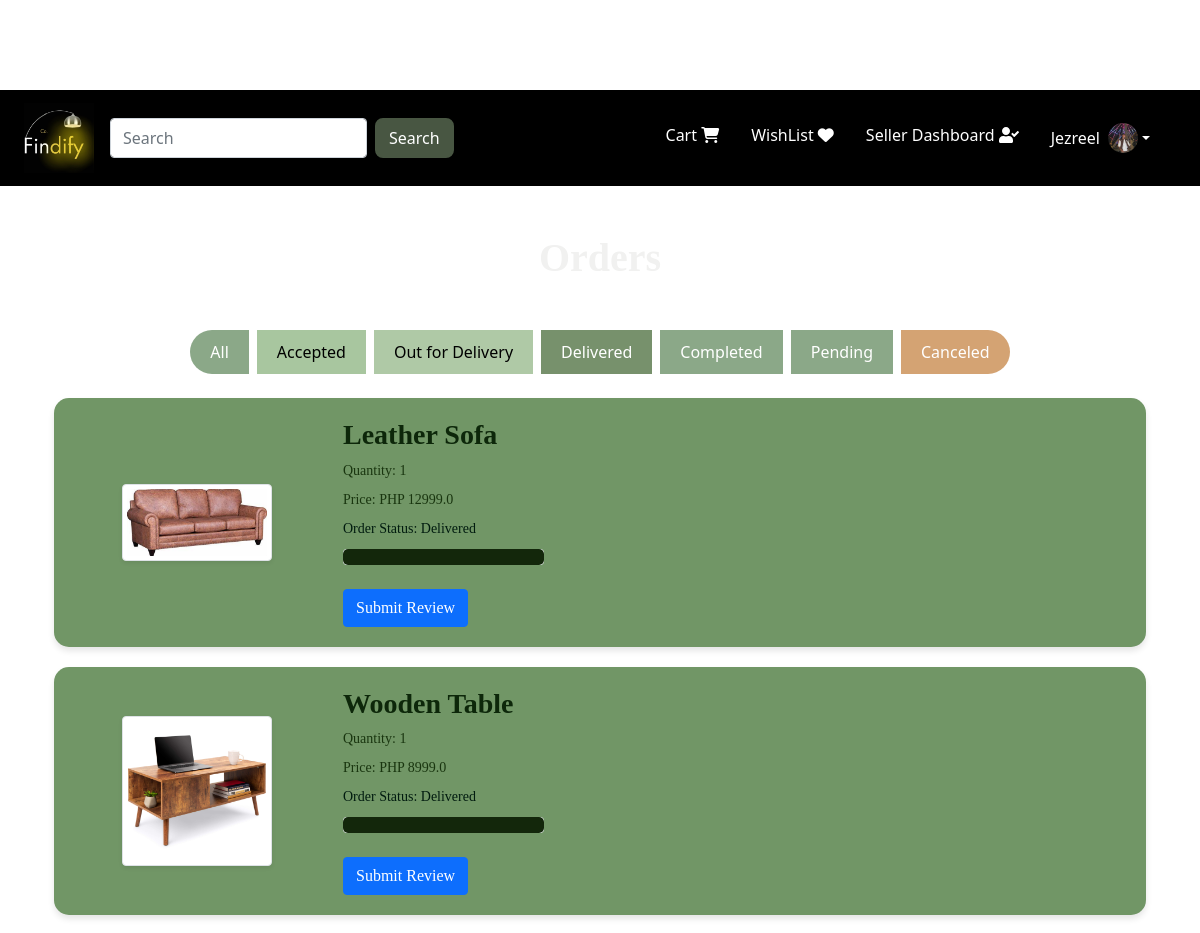
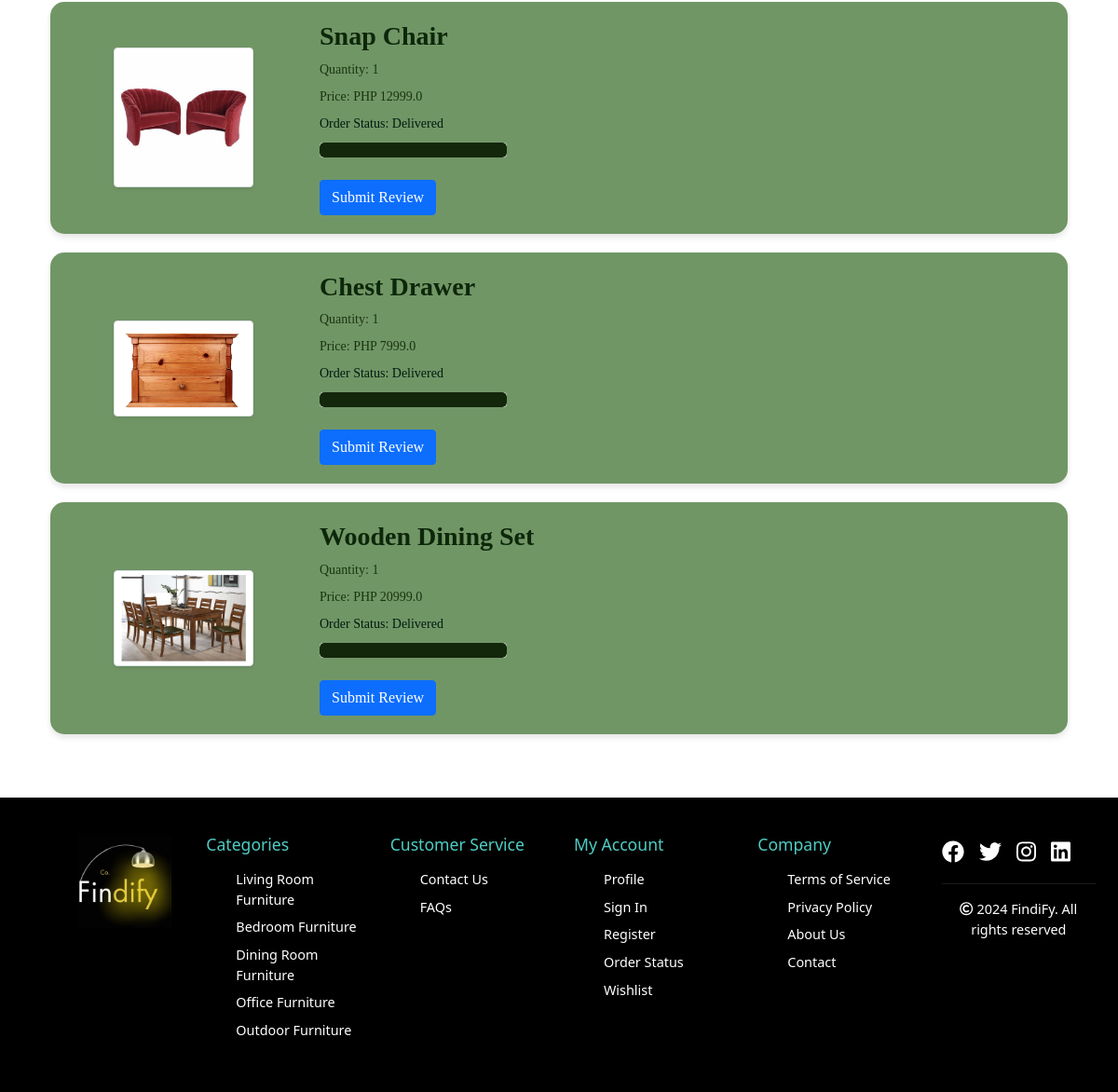
Screenshot of /orders (signed in) with the database file from the repository (2 pictures, top to bottom).
### website/models.py (models this page shows, shortened)
class Customer(db.Model, UserMixin):
    id = db.Column(db.Integer, primary_key=True)
    email = db.Column(db.String(100), unique=True)
    username = db.Column(db.String(100))
    password_hash = db.Column(db.String(150))
    is_verified = db.Column(db.Integer, default = 0)
    date_joined = db.Column(db.DateTime(), default=datetime.utcnow)
    seller_id = db.Column(db.Integer, db.ForeignKey('customer.id'), nullable=True)
    address = db.Column(db.String(200))
    bir_number = db.Column(db.Integer)
    valid_id = db.Column(db.String)
    google_id = db.Column(db.String(150))
    profile_picture = db.Column(db.String(120))
    phone_number = db.Column(db.Integer)
    reset_token = db.Column(db.String(100), nullable=True)
    reset_token_expiration = db.Column(db.DateTime, nullable=True)
    cart_items = db.relationship('Cart', backref=db.backref('customer', lazy=True))
    orders = db.relationship('Order', backref=db.backref('customer', lazy=True))
    @property
    def password(self):
        raise AttributeError('Password is not a readable Attribute')

class Order(db.Model):
    id = db.Column(db.Integer, primary_key=True)
    quantity = db.Column(db.Integer, nullable=False)
    price = db.Column(db.Float, nullable=False)
    status = db.Column(db.String(100), nullable=False)
    payment_id = db.Column(db.String(1000), nullable=False)
    customer_link = db.Column(db.Integer, db.ForeignKey('customer.id'), nullable=False)
    product_link = db.Column(db.Integer, db.ForeignKey('product.id'), nullable=False)
    order_date = db.Column(db.DateTime, default=datetime.utcnow)

class Product(db.Model):
    customer_id = db.Column(db.Integer, db.ForeignKey('customer.id'), nullable=False)
    seller_id = db.Column(db.Integer, db.ForeignKey('customer.id'), nullable=True)
    id = db.Column(db.Integer, primary_key=True)
    product_name = db.Column(db.String(100), nullable=False)
    current_price = db.Column(db.Float, nullable=False)
    previous_price = db.Column(db.Float, nullable=False)
    in_stock = db.Column(db.Integer, nullable=False)
    description = db.Column(db.String(200))
    product_picture = db.Column(db.String(1000), nullable=False)
    flash_sale = db.Column(db.Boolean, default=False)
    date_added = db.Column(db.DateTime, default=datetime.utcnow)
    category = db.Column(db.String)
    archived = db.Column(db.Integer, default=0)
    carts = db.relationship('Cart', backref=db.backref('product', lazy=True))
    orders = db.relationship('Order', backref=db.backref('product', lazy=True))

### website/views.py (the view)
@views.route('/orders')
@login_required
def order():
    orders = Order.query.filter_by(customer_link=current_user.id).all()
    return render_template('orders.html', orders=orders)

### website/templates/orders.html (shortened to what this page needs)
{% extends 'base.html' %}
{% block body %}
<div class="container my-5 fade-in">
    <div class="row fade-in">
        {% if orders %}
        <h1 class="text-center mb-5 fade-in" style="color: rgb(241, 241, 240); font-family: 'Century Gothic'; font-weight: bold;">Orders</h1>
        <div class="text-center mb-4">
            <div class="btn-group" role="group" aria-label="Order Status Filters">
                <button class="btn btn-primary mx-1 filter-btn" data-filter="all">All</button>
                <button class="btn btn-info mx-1 filter-btn" data-filter="Accepted">Accepted</button>
                <button class="btn btn-warning mx-1 filter-btn" data-filter="Out for delivery">Out for Delivery</button>
                <button class="btn btn-success mx-1 filter-btn" data-filter="Delivered">Delivered</button>
                <button class="btn btn-primary mx-1 filter-btn" data-filter="Completed">Completed</button>
                <button class="btn btn-primary mx-1 filter-btn" data-filter="Pending">Pending</button>
                <button class="btn btn-danger mx-1 filter-btn" data-filter="Canceled">Canceled</button>
            </div>
        </div>
        <div class="col-sm-13">
            <div id="order-list">
                {% for item in orders %}
                <div class="order-item" data-status="{{ item.status }}">
                    <div class="row">
                        <div class="col-sm-3 text-center align-self-center">
                            <img src="{{ item.product.product_picture }}" alt="" class="img-fluid img-thumbnail shadow-sm" height="150px" width="150px">
                        </div>
                        <div class="col-sm-7">
                            <h3>{{ item.product.product_name }}</h3>
                            <p class="mb-2 text-muted small">Quantity: {{ item.quantity }}</p>
                            <p class="mb-2 text-muted small">Price: PHP {{ item.price }}</p>
                            <div class="col-sm-4">
                                <p>Order Status: {{ item.status }}</p>
                                {% if item.status == 'Pending' %}
                                <div class="progress">
                                    <div class="progress-bar" role="progressbar" style="width: 20%;" aria-valuenow="20" aria-valuemin="0" aria-valuemax="100"></div>
                                </div>
                                {% elif item.status == 'Accepted' %}
                                <div class="progress">
                                    <div class="progress-bar bg-info" role="progressbar" style="width: 40%;" aria-valuenow="40" aria-valuemin="0" aria-valuemax="100"></div>
                                </div>
                                {% elif item.status == 'Out for delivery' %}
                                <div class="progress">
                                    <div class="progress-bar bg-warning" role="progressbar" style="width: 70%;" aria-valuenow="70" aria-valuemin="0" aria-valuemax="100"></div>
                                </div>
                                {% elif item.status == 'Delivered' %}
                                <div class="progress">
                                    <div class="progress-bar bg-success" role="progressbar" style="width: 100%;" aria-valuenow="100" aria-valuemin="0" aria-valuemax="100"></div>
                                </div>
                                {% elif item.status == 'Completed' %}
                                <div class="progress">
                                    <div class="progress-bar bg-success" role="progressbar" style="width: 100%;" aria-valuenow="100" aria-valuemin="0" aria-valuemax="100"></div>
                                </div>
                                {% elif item.status == 'Canceled' %}
                                <div class="progress">
                                    <div class="progress-bar bg-danger" role="progressbar" style="width: 100%;" aria-valuenow="100" aria-valuemin="0" aria-valuemax="100"></div>
                                </div>
                                {% endif %}
                            </div>
                            {% if item.status == 'Delivered' %}
                            <form action="{{ url_for('admin.delete_order', order_id=item.id) }}" method="POST" class="mt-2">
                                <a href="{{ url_for('admin.submit_review', product_id=item.product.id) }}" class="btn btn-primary mt-3">Submit Review</a>
                            </form>
                            {% endif %}
                        </div>
                    </div>
                </div>
                {% endfor %}
            </div>
        </div>
        {% else %}
        <h1 class="text-center mb-5" style="color: white; font-family: Century Gothic; font-weight: bold;">You have no Orders</h1>
        {% endif %}
    </div>
</div>
{% endblock %}

### website/templates/base.html (shortened to what this page needs)
<!DOCTYPE html>
<html lang="en">
<head>
    <link rel="stylesheet" href="https://cdnjs.cloudflare.com/ajax/libs/bootstrap-icons/1.10.5/font/bootstrap-icons.min.css" />
    <link rel="stylesheet" href="{{ url_for('static', filename='css/all.min.css') }}">
    <link rel="stylesheet" href="{{ url_for('static', filename='css/bootstrap.min.css') }}">
    <link rel="stylesheet" href="{{ url_for('static', filename='css/style.css') }}">
    <link rel="stylesheet" href="{{ url_for('static', filename='css/style1.css') }}">
</head>
<body>
    <nav class="navbar navbar-expand-lg">
        <div class="container-fluid">
            <a class="navbar-brand" href="/">
                <img src="../static/images/ap3.png" alt="Brand Logo" class="brand-image">
            </a>
            <div class="collapse navbar-collapse" id="navbarSupportedContent">
                <ul class="navbar-nav me-auto mb-2 mb-lg-0">
                    <form class="d-flex" role="search" action="/search" method="POST">
                        <input class="form-control me-2" name="search" type="search" placeholder="Search" aria-label="Search">
                        <button class="btn" type="submit">Search</button>
                    </form>
                </ul>
                <ul class="navbar-nav ms-auto mb-2 mb-lg-0">
                    <li class="nav-item mx-2" id="items">
                        <a class="nav-link text-grey" href="/cart" style="color: white;">
                            Cart
                            <i class="fa-solid fa-cart-shopping"></i>
                        </a>
                    </li>
                    <li class="nav-item mx-2" id="items">
                        <a class="nav-link text-grey" href="/wishlist" style="color: white;"> WishList <i class="fa-solid fa-heart"></i></a>
                    </li>
                    {% if current_user.is_verified == 1 %}
    <li class="nav-item mx-2" id="items">
        <a class="nav-link text-grey" href="/admin-page" style="color: white;"> Seller Dashboard <i class="fas fa-user-check"></i></a>
    </li>
{% endif %}
<li class="nav-item dropdown mx-2" id="items">
    <a class="nav-link dropdown-toggle text-grey d-flex align-items-center" href="#" id="profileDropdown" data-bs-toggle="dropdown" aria-haspopup="true" aria-expanded="false" style="color: white;">
        {% if current_user.is_authenticated %}
            <span>{{ current_user.username }}</span>
            {% if current_user.profile_picture %}
                <img src="{{ url_for('auth.get_image', filename=current_user.profile_picture) }}"
                     alt="Profile Image"
                     class="rounded-circle ms-2"
                     style="width: 30px; height: 30px; object-fit: cover;">
            {% endif %}
        {% else %}
            <span>Account</span> <i class="fa-solid fa-user ms-2"></i>
        {% endif %}
    </a>
</li>
                </ul>
            </div>
        </div>
    </nav>
    {% block body %}
    {% endblock %}
    <footer class="footer">
        <div class="footer-container">
            <div class="footer-section">
                <div class="footer-logo">
                    <img src="../static/images/ap3.png" alt="FindiFy Logo" style="width: 100px; height: 100px;" >
                </div>
            </div>
            <div class="footer-section">
                <h4>Categories</h4>
                <ul>
                    <li>
                        <form method="POST" action="{{ url_for('views.search') }}" style="display: inline;">
                            <a href="#" onclick="this.closest('form').submit(); return false;">Living Room Furniture</a>
                        </form>
                    </li>
                    <li>
                        <form method="POST" action="{{ url_for('views.search') }}" style="display: inline;">
                            <a href="#" onclick="this.closest('form').submit(); return false;">Bedroom Furniture</a>
                        </form>
                    </li>
                    <li>
                        <form method="POST" action="{{ url_for('views.search') }}" style="display: inline;">
                            <a href="#" onclick="this.closest('form').submit(); return false;">Dining Room Furniture</a>
                        </form>
                    </li>
                    <li>
                        <form method="POST" action="{{ url_for('views.search') }}" style="display: inline;">
                            <a href="#" onclick="this.closest('form').submit(); return false;">Office Furniture</a>
                        </form>
                    </li>
                    <li>
                        <form method="POST" action="{{ url_for('views.search') }}" style="display: inline;">
                            <a href="#" onclick="this.closest('form').submit(); return false;">Outdoor Furniture</a>
                        </form>
                    </li>
                </ul>
            </div>
            <div class="footer-section">
                <h4>Customer Service</h4>
                <ul>
                    <li><a href="/contact">Contact Us</a></li>
                    <li><a href="{{ url_for('views.faqs') }}">FAQs</a></li>
                </ul>
            </div>
            <div class="footer-section">
                <h4>My Account</h4>
                <ul>
                    <li><a href="/profile/{{ current_user.id }}">Profile</a></li>
                    <li><a href="/login">Sign In</a></li>
                    <li><a href="/sign-up">Register</a></li>
                    <li><a href="/orders">Order Status</a></li>
                    <li><a href="/wishlist">Wishlist</a></li>
                </ul>
            </div>
            <div class="footer-section">
                <h4>Company</h4>
                <ul>
                    <li><a href="{{ url_for('auth.terms') }}">Terms of Service</a></li>
                    <li><a href="{{ url_for('auth.policy') }}">Privacy Policy</a></li>
                    <li><a href="/aboutus">About Us</a></li>
                    <li><a href="/contact-us">Contact</a></li>
                </ul>
            </div>
            <div class="footer-section">
                <div class="social-media">
                    <a href="https://www.facebook.com/" aria-label="Facebook"><i class="fab fa-facebook"></i></a>
                    <a href="https://x.com/?mx=2" aria-label="Twitter"><i class="fab fa-twitter"></i></a>
                    <a href="https://www.instagram.com/" aria-label="Instagram"><i class="fab fa-instagram"></i></a>
                    <a href="https://www.linkedin.com/" aria-label="LinkedIn"><i class="fab fa-linkedin"></i></a>
                </div>
            <div class="copyright">
                <span><i class="far fa-copyright"></i></span> 2024 FindiFy. All rights reserved
            </div>
        </div>
    </footer>
<link href="https://stackpath.bootstrapcdn.com/bootstrap/5.1.3/css/bootstrap.min.css" rel="stylesheet">
</body>
</html>

### rows the page displays
Customer: username "Jezreel", profile_picture (picture)
Order: shows a picture, product.product_name "Leather Sofa", quantity "1", price "12999.0", status "Delivered"
Order: shows a picture, product.product_name "Wooden Table", quantity "1", price "8999.0", status "Delivered"
Order: shows a picture, product.product_name "Snap Chair", quantity "1", price "12999.0", status "Delivered"
Order: shows a picture, product.product_name "Chest Drawer", quantity "1", price "7999.0", status "Delivered"
Order: shows a picture, product.product_name "Wooden Dining Set", quantity "1", price "20999.0", status "Delivered"
